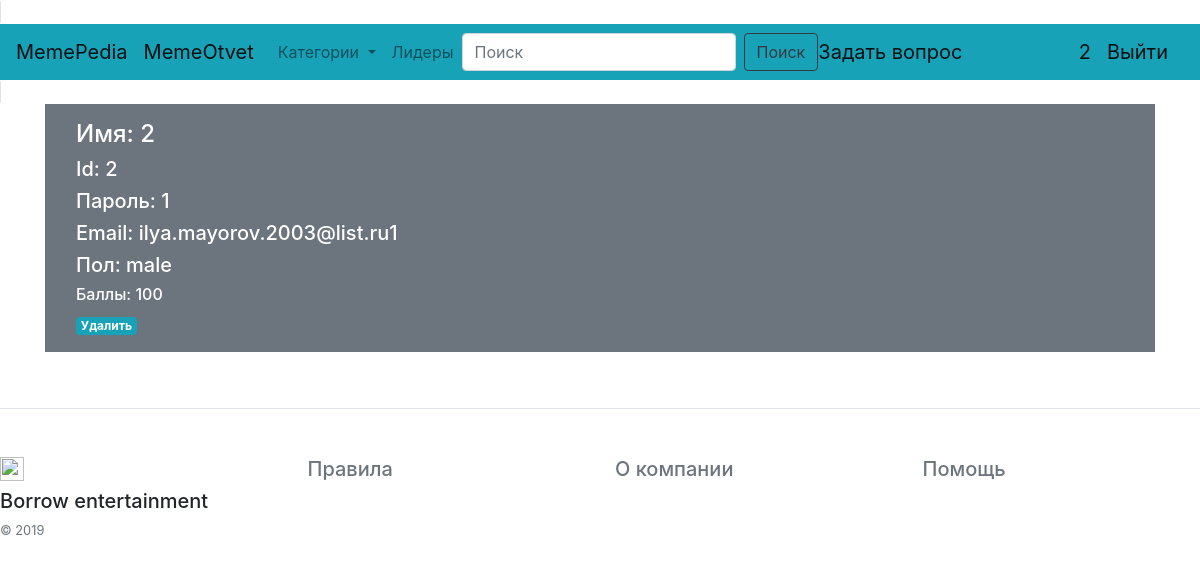
Page /admin (signed in) on the committed database.
### database.py (models this page shows, shortened)
class Memeuser(db.Model):
    id = db.Column(db.Integer, primary_key=True)
    name = db.Column(db.String(16), unique=True, nullable=False)
    email = db.Column(db.String(120), unique=True, nullable=False)
    password = db.Column(db.String(120), unique=False, nullable=False)
    sex = db.Column(db.String(10), unique=False, nullable=False)
    point = db.Column(db.Integer, unique=False, nullable=False)
    photo = db.Column(db.String(100), unique=False, nullable=False)

### Main.py (the view)
@app.route('/admin')
def admin_console():
    if 'user_id' not in session:
        return redirect('/error')
    if not db.session.query(Admins).filter_by(id_user=session['user_id']).first():
        return redirect('/error')
    users = db.session.query(Memeuser).all()
    return render_template('admin.html', title='Админ', users=users)

### templates/admin.html (shortened to what this page needs)
{% extends "base.html" %}
{% block content %}
<table class="table">
    <tbody>
    {% for user in users %}
    <div class="container">
        <div class="p-3 mb-2 bg-secondary text-white ">
            <div class="container">
                <div class="row justify-content-md">
                    <div class="col-9">
                        <h4>Имя: {{user.name}}</h4>
                    </div>
                    <div class="col-9">
                        <h5>Id: {{user.id}}</h5>
                    </div>
                    <div class="col-9">
                        <h5>Пароль: {{user.password}}</h5>
                    </div>
                     <div class="col-9">
                        <h5>Email: {{user.email}}</h5>
                    </div>
                    <div class="col-9">
                        <h5>Пол: {{user.sex}}</h5>
                    </div>
                    <div class="col-9">
                        <h6>Баллы: {{user.point}}</h6>
                    </div>
                    <div class="col-9">
                        <span class="badge badge-info">
                                        <a class="text-white" href="/delete_user/{{user.id}}">
                                            Удалить
                                        </a>
                                             </span>
                    </div>
                </div>
            </div>
        </div>
    </div>
    {% endfor %}
    </tbody>
</table>
{% endblock %}

### rows in the picture
Memeuser: name "2", id "2", password "1", email "ilya.mayorov.2003@list.ru1", sex "male", point "100"

### other values in the picture
{{ session['username'] }} "2"
